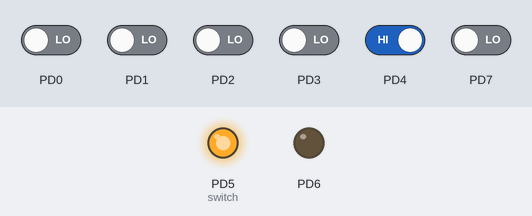
Recording of a program running on a simulated ATmega328P, built with avr-gcc and emulated at 16 MHz. On the bench: output pins drawn as LEDs (lit = HIGH). The test bench sets the inputs (shaded band); at power-on: PD4 HIGH, PD0–3, PD7 LOW. At 3.0 s the program stops and its outputs stay as they are.

Above: at 1.8 s.
1.9 s: PD0 driven HIGH and PD4 driven LOW
At 4.2 s:
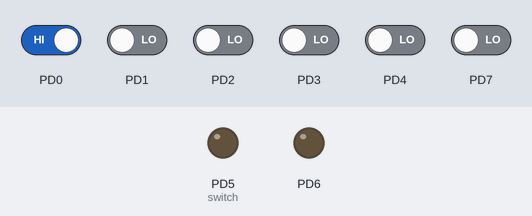
Timing chart, 0 to 4.5 s (numbered marks = the images above; inputs shaded):
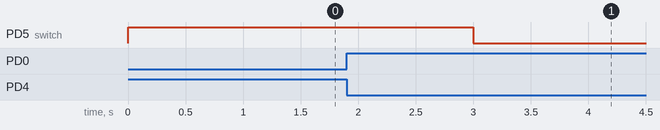

Measured:
- after the input at 1.9 s, PD5 (switch): HIGH → LOW after 1.1 s

The program:

main.c
```c
/*
 * PowerOnOff.c
 *
 * Created: 11/15/2019 1:21:44 PM
 * Author : markus
 */
#define F_CPU 16000000ul

#include <avr/io.h>
#include "avr/delay.h"

int main(void)
{
	DDRD = (1<< PD5) | (1 << PD6);
	PORTD = 0x00;

	PORTD |= (1 << PD4); // Pull up Res. PD4


	PORTD |= (1 << PD5); // switch permanent on


	for (;;)
	{
		int low = 0;

		/* Replace with your application code */
		while (1)
		{
			low = ((PIND & (1 << PD4)) == 0);

			_delay_ms(1000);
			int tmp = ((PIND & (1 << PD4)) == 0);

			if (low > 0 && tmp > 0)
			{
				PORTD &= ~(1<<PD5); // switch off
				while(1) {}
			}
		}
	}

}
```
